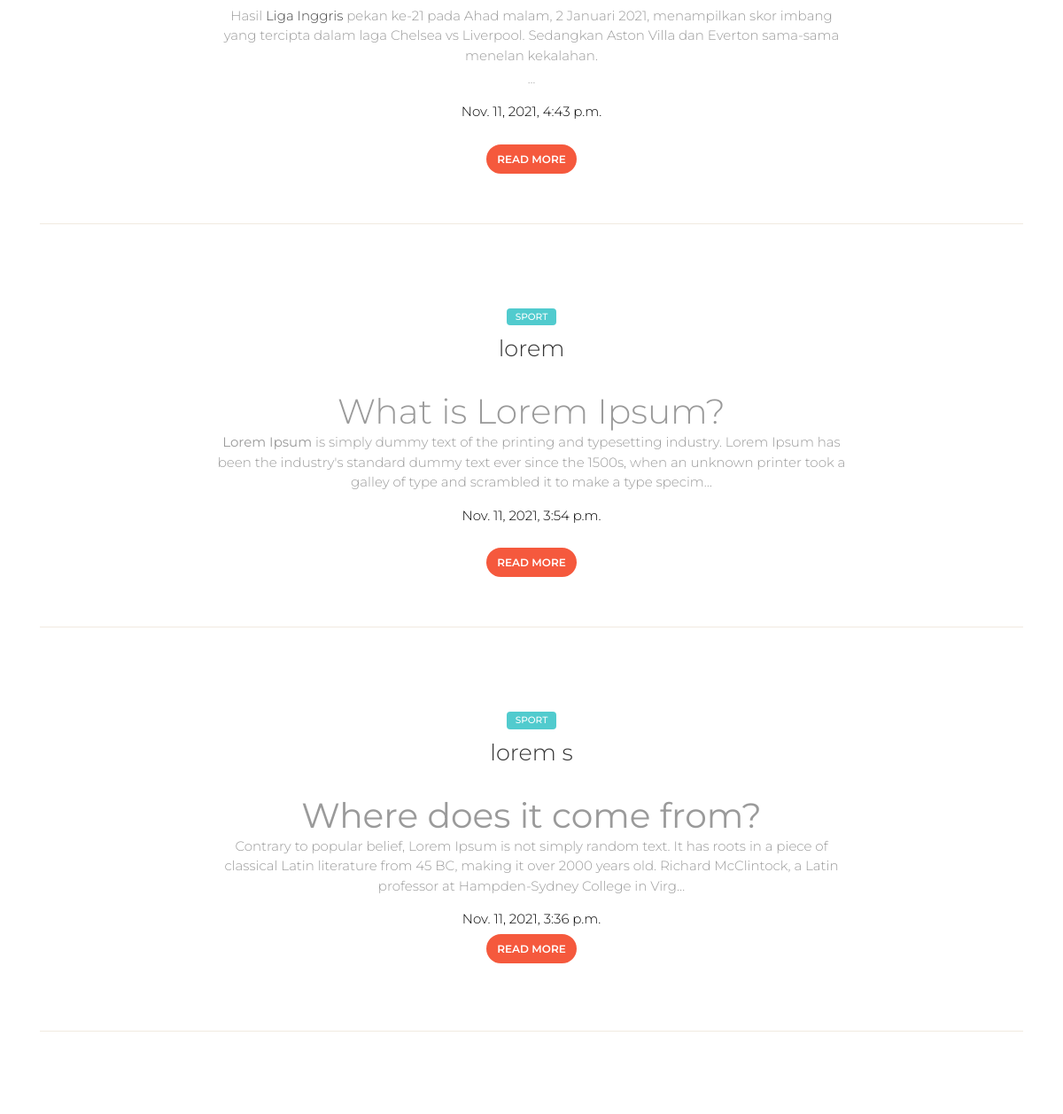
Before: / (middle part) with the older database file.
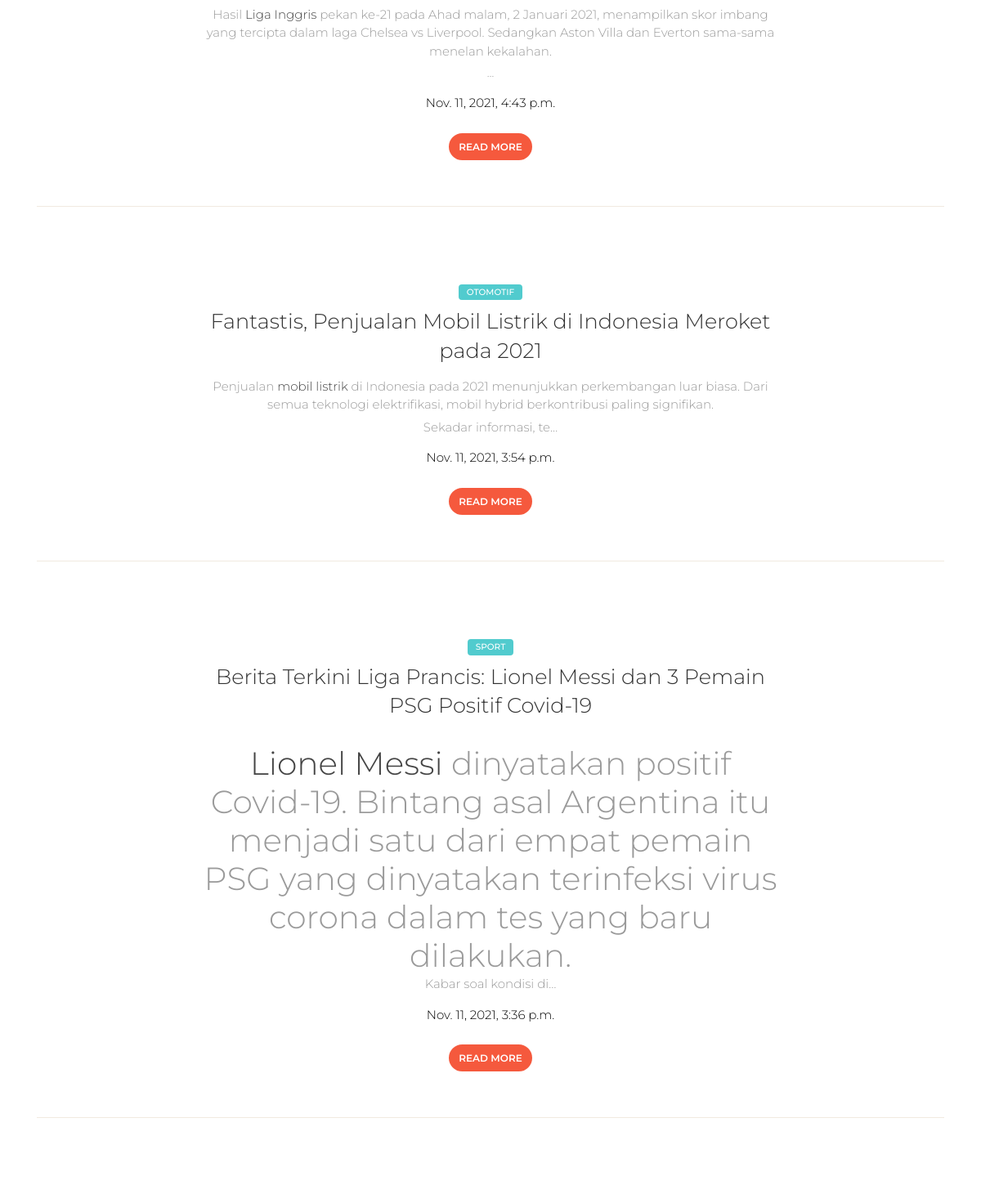
After: the same page with the newer database file.
### biodata/models.py (models this page shows, shortened)
class Artikel(models.Model):
    nama = models.ForeignKey(User, on_delete=models.CASCADE, blank=True, null=True)
    judul = models.CharField(max_length=100)
    body = RichTextUploadingField(blank=True, null=True,
                                    config_name='special',
                                    external_plugin_resources=[(
                                        'youtube',
                                        '/static/ckeditor_plugins/youtube/youtube/',
                                        'plugin.js',
                                        )],
)
    kategory = models.ForeignKey(Kategori, on_delete=models.CASCADE)
    date = models.DateTimeField(auto_now_add=True)
    class Meta:
        ordering =['-date']
        verbose_name_plural ="Artikel"

class Kategori(models.Model):
    nama = models.CharField(max_length=20)
    def __str__(self):
        return self.nama
    class Meta:
        verbose_name_plural ="Kategori"

### mysite/views.py (the view)
# urls.py: path('', index, name='index'),
def index(request):
    template_name = 'front/index.html'
    artikel = Artikel.objects.all()
    context = {
        'title':'halaman awal',
        'artikel':artikel,
    }
    return render(request, template_name, context)

### templates/front/index.html (shortened to what this page needs)
{% extends 'front/base.html' %}
{% load static %}
{% block content %}
<div class="wrapper">
    <div class="main">
      <div class="section section-white">
        <div class="container">
          {% for a in artikel %}
          <div class="article">
            <div class="row">
              <div class="col-md-8 ml-auto mr-auto">
                <div class="card card-blog card-plain text-center">
                  <div class="card-body">
                    <div class="card-category">
                      <span class="badge badge-primary main-tag">{{a.kategory}}</span>
                    </div>
                    <a href="javascrip: void(0);">
                      <h3 class="card-title">{{a.judul}}</h3>
                    </a>
                    <div class="card-description">
                      <p>{{a.body|safe|truncatechars:300}}</p>
                    </div>
                    <div class="card-description">
                      <p style="color: black;">{{a.date}}</p>
                    </div>
                  </div>
                  <a class="btn btn-danger btn-round btn-sm" href="{% url 'detail_artikel' a.id %}">Read more</a>
                </div>
              </div>
            </div>
          </div>
          <hr><br /><br />
          {% endfor %}
        </div>
      </div>
    </div>
  </div>
{% endblock content %}

### templates/front/base.html (shortened to what this page needs)
{% load static %}
<!DOCTYPE html>
<html lang="en">
<head>
  <link href="https://maxcdn.bootstrapcdn.com/font-awesome/latest/css/font-awesome.min.css" rel="stylesheet">
  <link href="{% static 'front/css/bootstrap.min.css' %}" rel="stylesheet" />
  <link href="{% static 'front/css/paper-kit.css' %}?v=2.3.1" rel="stylesheet" />
  <link href="{% static 'front/demo/demo.css' %}" rel="stylesheet" />
</head>
<body class="blog-posts sidebar-collapse">
 {% block content %}
 {% endblock content %}
</body>
</html>

### static/front/demo/demo.css (style rules this page uses)
.main { background-color: #fff; }

Changed rows visible on the page:
changed Artikel: kategory "SPORT" → "OTOMOTIF"; judul "lorem" → "Fantastis, Penjualan Mobil Listrik di Indonesia Meroket pada 2021"; body "What is Lorem Ipsum? Lorem Ipsum is simply dummy text of the printing and typesetting industry. Lorem Ipsum has been the industry's standard dummy text ever since the 1500s, when an unknown printer took a galley of type and scrambled it to make a type specim…" → "Penjualan mobil listrik di Indonesia pada 2021 menunjukkan perkembangan luar biasa. Dari semua teknologi elektrifikasi, mobil hybrid berkontribusi paling signifikan. Sekadar informasi, te…"
changed Artikel "SPORT": judul "lorem s" → "Berita Terkini Liga Prancis: Lionel Messi dan 3 Pemain PSG Positif Covid-19"; body "Where does it come from? Contrary to popular belief, Lorem Ipsum is not simply random text. It has roots in a piece of classical Latin literature from 45 BC, making it over 2000 years old. Richard McClintock, a Latin professor at Hampden-Sydney College in Virg…" → "Lionel Messi dinyatakan positif Covid-19. Bintang asal Argentina itu menjadi satu dari empat pemain PSG yang dinyatakan terinfeksi virus corona dalam tes yang baru dilakukan. Kabar soal kondisi di…"
